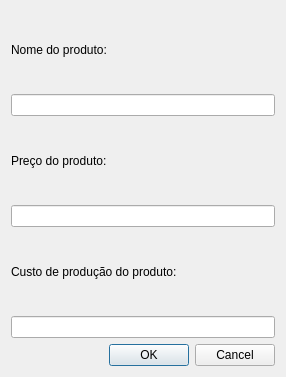
<?xml version="1.0" encoding="UTF-8"?>
<ui version="4.0">
 <class>Dialog</class>
 <widget class="QDialog" name="Dialog">
  <property name="geometry">
   <rect>
    <x>0</x>
    <y>0</y>
    <width>286</width>
    <height>377</height>
   </rect>
  </property>
  <property name="windowTitle">
   <string>Dialog</string>
  </property>
  <layout class="QGridLayout" name="gridLayout_2">
   <item row="2" column="0">
    <widget class="QDialogButtonBox" name="buttonBox">
     <property name="orientation">
      <enum>Qt::Horizontal</enum>
     </property>
     <property name="standardButtons">
      <set>QDialogButtonBox::Cancel|QDialogButtonBox::Ok</set>
     </property>
    </widget>
   </item>
   <item row="0" column="0">
    <layout class="QGridLayout" name="gridLayout">
     <item row="0" column="1">
      <widget class="QLabel" name="label">
       <property name="text">
        <string>Nome do produto:</string>
       </property>
      </widget>
     </item>
     <item row="5" column="1">
      <widget class="QLineEdit" name="productCost"/>
     </item>
     <item row="4" column="1">
      <widget class="QLabel" name="label_3">
       <property name="text">
        <string>Custo de produção do produto:</string>
       </property>
      </widget>
     </item>
     <item row="3" column="1">
      <widget class="QLineEdit" name="productPrice">
       <property name="text">
        <string/>
       </property>
      </widget>
     </item>
     <item row="1" column="1">
      <widget class="QLineEdit" name="productName">
       <property name="text">
        <string/>
       </property>
      </widget>
     </item>
     <item row="2" column="1">
      <widget class="QLabel" name="label_2">
       <property name="text">
        <string>Preço do produto:</string>
       </property>
      </widget>
     </item>
    </layout>
   </item>
  </layout>
 </widget>
 <resources/>
 <connections>
  <connection>
   <sender>buttonBox</sender>
   <signal>accepted()</signal>
   <receiver>Dialog</receiver>
   <slot>accept()</slot>
   <hints>
    <hint type="sourcelabel">
     <x>248</x>
     <y>254</y>
    </hint>
    <hint type="destinationlabel">
     <x>157</x>
     <y>274</y>
    </hint>
   </hints>
  </connection>
  <connection>
   <sender>buttonBox</sender>
   <signal>rejected()</signal>
   <receiver>Dialog</receiver>
   <slot>reject()</slot>
   <hints>
    <hint type="sourcelabel">
     <x>316</x>
     <y>260</y>
    </hint>
    <hint type="destinationlabel">
     <x>286</x>
     <y>274</y>
    </hint>
   </hints>
  </connection>
 </connections>
</ui>
